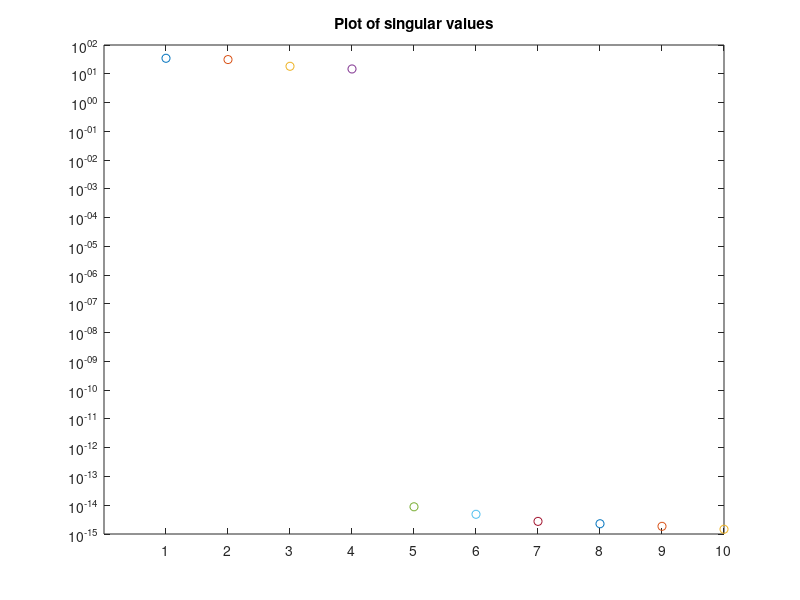
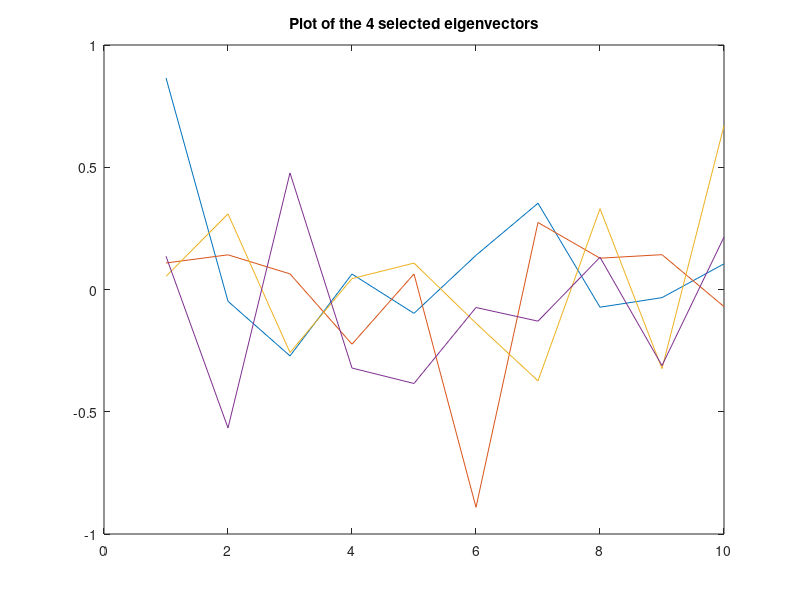
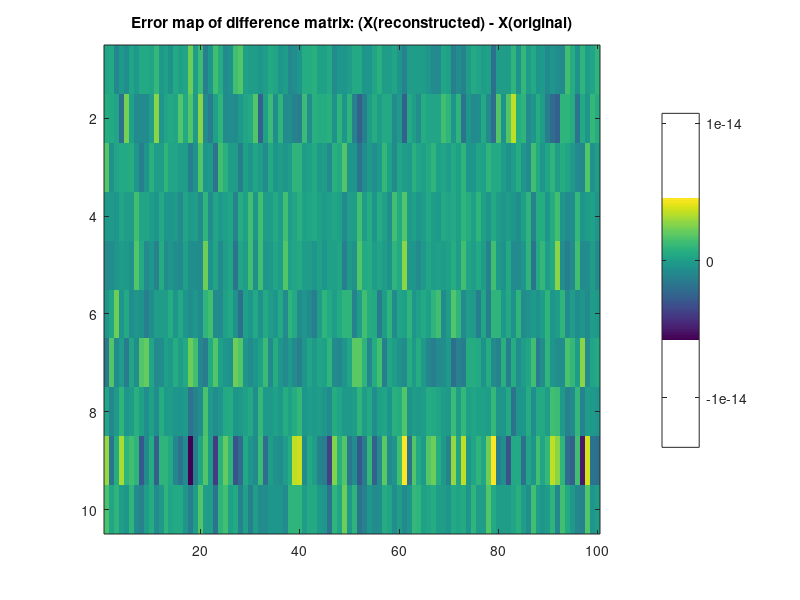

Source code (MATLAB) for these figures, in order:
%% PCA algorithm Group 10 
clc
close all
%% Part 1

% generate X
X = rand(10, 100);
[U, S, Vt] = svd(X);

S(5:end) = 0;
S = diag(S(1:4));

X_rank_4 = U(:, 1:4) * S * Vt(1:4, :);

disp(size(X_rank_4));  % prints [10, 100]
disp(rank(X_rank_4));  % prints 4
disp(X_rank_4);  % prints desired matrix

rng('default'); % Set the random seed to the default value for reproducibility
m = 10;
n = 100;
r = 4;

% Generate a random 10x100 matrix of rank 4
A = randn(m, r);
B = randn(r, n);
X_original = A * B;

% Compute the SVD
[U, S, V] = svd(X_original, 'econ');

DEFAULT_FIGSIZE = [8, 5];

figure('Position', [100, 100, DEFAULT_FIGSIZE(1)*100, DEFAULT_FIGSIZE(2)*100]);
figure(1);
plot(1:length(S), S, 'o');
xticks(1:length(S));
set(gca, 'YScale', 'log');
title('Plot of singular values');

% Confirm U S V = X
%allclose(U.*diag(S)*V', X_original)

disp('X_original: ');
disp(X_original);

% Compute the mean vector d
d = mean(X_original, 2);
d_matrix = d * ones(1, size(X_original, 2));

% Center the data by subtracting the mean vector
X_centered = X_original - d_matrix;

% Compute the covariance matrix C
C = cov(X_centered');

% Compute the eigenvectors of C
[eigenvectors, eigenvalues] = eig(C);

% Select the first 4 eigenvectors to form the basis matrix C
C = eigenvectors(:, end-3:end);
figure(2);
% Plot each column of C as a separate curve
for i = 1:4
    plot(C(:, i));
    hold on;
end
hold off;
title('Plot of the 4 selected eigenvectors');

% Project the data onto the new basis
Y = C' * X_centered;

% Reconstruct the data using the compressed representation
X_reconstructed = C * Y + d_matrix;

X_reconstructed = real(X_reconstructed);

disp('X_reconstructed: ');
disp(X_reconstructed);

% Check if the reconstructed data matches the original data
disp(all(all(abs(X_original - X_reconstructed) < 1e-10)));
figure(3);
% Create the height map of the difference matrix
diff = X_reconstructed - X_original;
imagesc(diff);
colorbar;
title('Error map of difference matrix: (X(reconstructed) - X(original)');
